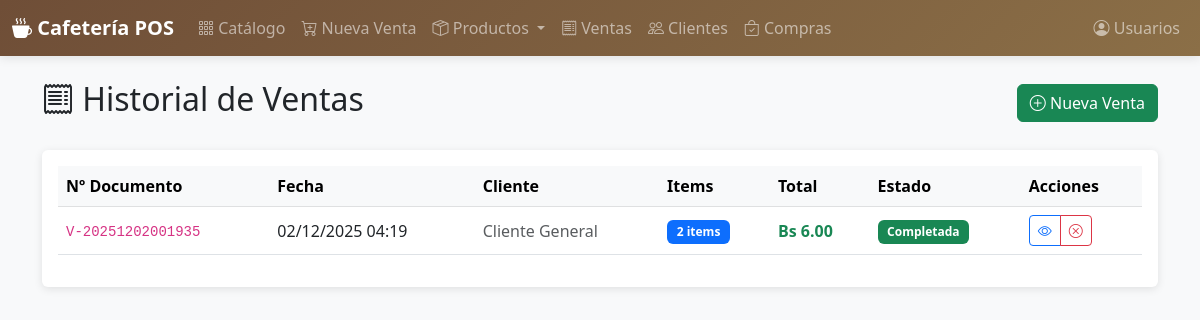
/ventas/, run on the app's committed database.
### models.py (models this page shows)
class Venta(db.Model):
    __tablename__ = 'sales'
    id = db.Column(db.Integer, primary_key=True)
    cliente_id = db.Column('customer_id', db.Integer,
                           db.ForeignKey('customers.id'), nullable=True)
    usuario_id = db.Column('user_id', db.Integer,
                           db.ForeignKey('users.id'), nullable=True)
    numero_documento = db.Column('document_number', db.String(120))
    fecha = db.Column('date', db.DateTime, default=datetime.utcnow)
    subtotal = db.Column(db.Numeric(12, 2), default=0)
    impuesto = db.Column('tax', db.Numeric(12, 2), default=0)
    descuento = db.Column('discount', db.Numeric(12, 2), default=0)
    total = db.Column(db.Numeric(12, 2), nullable=False)
    estado = db.Column('status', db.String(50), default='completada')
    items = db.relationship('ItemVenta', backref='venta', lazy=True, cascade='all, delete-orphan')
    pagos = db.relationship('Pago', backref='venta', lazy=True, cascade='all, delete-orphan')

### routes/ventas.py (the view)
@bp.route('/')
def listar():
    ventas = Venta.query.order_by(Venta.fecha.desc()).all()
    return render_template('ventas/listar.html', ventas=ventas)

### templates/ventas/listar.html (shortened to what this page needs)
{% extends "base.html" %}
{% block content %}
<div class="d-flex justify-content-between align-items-center mb-4">
    <h2><i class="bi bi-receipt"></i> Historial de Ventas</h2>
    <a href="{{ url_for('ventas.nueva') }}" class="btn btn-success">
        <i class="bi bi-plus-circle"></i> Nueva Venta
    </a>
</div>
<div class="card">
    <div class="card-body">
        <div class="table-responsive">
            <table class="table table-hover align-middle">
                <thead class="table-light">
                    <tr>
                        <th>Nº Documento</th>
                        <th>Fecha</th>
                        <th>Cliente</th>
                        <th>Items</th>
                        <th>Total</th>
                        <th>Estado</th>
                        <th>Acciones</th>
                    </tr>
                </thead>
                <tbody>
                    {% for venta in ventas %}
                    <tr>
                        <td><code>{{ venta.numero_documento }}</code></td>
                        <td>{{ venta.fecha.strftime('%d/%m/%Y %H:%M') }}</td>
                        <td>
                            {% if venta.cliente %}
                            {{ venta.cliente.nombre }} {{ venta.cliente.apellido }}
                            {% else %}
                            <span class="text-muted">Cliente General</span>
                            {% endif %}
                        </td>
                        <td>
                            <span class="badge bg-primary">{{ venta.items|length }} items</span>
                        </td>
                        <td class="fw-bold text-success">Bs {{ "%.2f"|format(venta.total) }}</td>
                        <td>
                            {% if venta.estado == 'completada' %}
                            <span class="badge bg-success">Completada</span>
                            {% elif venta.estado == 'anulada' %}
                            <span class="badge bg-danger">Anulada</span>
                            {% else %}
                            <span class="badge bg-warning">{{ venta.estado }}</span>
                            {% endif %}
                        </td>
                        <td>
                            <div class="btn-group btn-group-sm">
                                <a href="{{ url_for('ventas.ver', id=venta.id) }}"
                                   class="btn btn-outline-primary" title="Ver Detalle">
                                    <i class="bi bi-eye"></i>
                                </a>
                                {% if venta.estado == 'completada' %}
                                <a href="{{ url_for('ventas.anular', id=venta.id) }}"
                                   class="btn btn-outline-danger"
                                   onclick="return confirm('¿Anular esta venta?')"
                                   title="Anular">
                                    <i class="bi bi-x-circle"></i>
                                </a>
                                {% endif %}
                            </div>
                        </td>
                    </tr>
                    {% endfor %}
                </tbody>
            </table>
        </div>
    </div>
</div>
{% endblock %}

### templates/base.html (style rules this page uses)
:root { --primary-color: #6f4e37; --secondary-color: #8b6f47; --accent-color: #d4a574; }
.card { border: none; box-shadow: 0 2px 8px rgba(0,0,0,0.1); transition: transform 0.2s, box-shadow 0.2s; }
.badge { padding: 0.5em 0.8em; }

### data on the page
Venta: numero_documento "V-20251202001935", fecha "02/12/2025 04:19", items|length "2", total "6.00", status "Completada"
